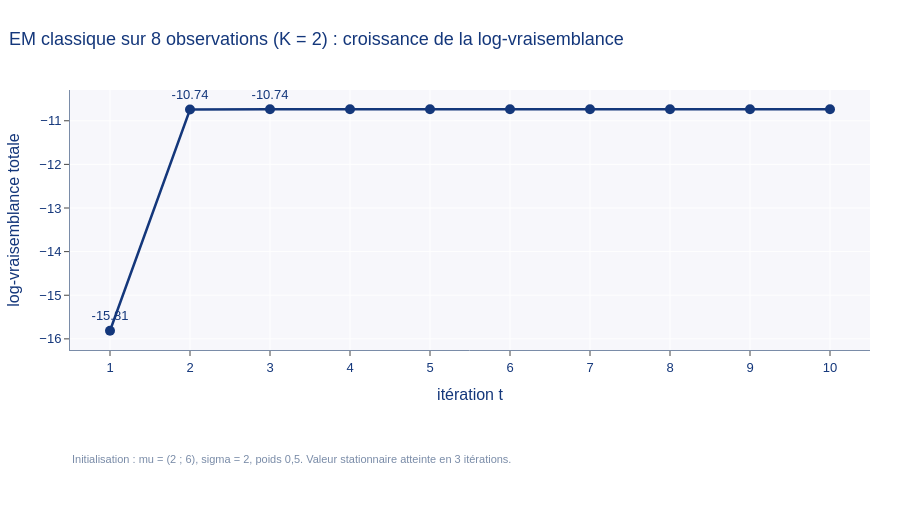

The notebook cell this image was saved under:
### Markdown cell above
## 3. Validation des implémentations
Avant toute comparaison, on vérifie que le code respecte les propriétés théoriques du chapitre 1 : croissance de la log-vraisemblance (EM) et de l'ELBO (EM variationnel), égalité F(q*, theta) = log-vraisemblance après l'étape E (Neal et Hinton), tableaux 1.4 (forward-backward) et 1.5, exemple à 8 observations.

### Code cell
M.exp00_validation()
figure("00_log_vraisemblance_8_points")
tableau("00_tableau_1_2_em_8_points")

### Figure 1 — Plotly figure (JSON) as saved in the notebook; plotly's stock layout.template omitted (floating-point values rounded to 4 significant figures)
{"data": [{"line": {"color": "#14377B", "width": 2.5}, "marker": {"size": 10}, "mode": "lines+markers+text", "name": "log-vraisemblance ℓ(θᵗ)", "text": ["-15.81", "-10.74", "-10.74", "", "", "", "", "", "", ""], "textposition": "top center", "type": "scatter", "x": [1, 2, 3, 4, 5, 6, 7, 8, 9, 10], "y": [-15.81, -10.74, -10.74, -10.74, -10.74, -10.74, -10.74, -10.74, -10.74, -10.74]}], "layout": {"annotations": [{"font": {"color": "#7A8CA8", "size": 11}, "showarrow": false, "text": "Initialisation : mu = (2 ; 6), sigma = 2, poids 0,5. Valeur stationnaire atteinte en 3 itérations.", "x": 0, "xanchor": "left", "xref": "paper", "y": -0.45, "yref": "paper"}], "colorway": ["#14377B", "#2E86C8", "#38A1E8", "#7A8CA8", "#E07B39", "#3C9D6E", "#B8C4D6", "#8E5BA8"], "font": {"color": "#14377B", "family": "Montserrat, Helvetica, Arial, sans-serif", "size": 13}, "height": 520, "legend": {"bgcolor": "white", "font": {"size": 13}, "orientation": "h", "x": 0, "xanchor": "left", "y": -0.22, "yanchor": "top"}, "margin": {"b": 170, "l": 70, "r": 30, "t": 90}, "paper_bgcolor": "white", "plot_bgcolor": "#F7F7FB", "title": {"font": {"color": "#14377B", "size": 18}, "text": "EM classique sur 8 observations (K = 2) : croissance de la log-vraisemblance", "x": 0.01}, "width": 900, "xaxis": {"dtick": 1, "gridcolor": "white", "linecolor": "#7A8CA8", "range": [0.5, 10.5], "showline": true, "ticks": "outside", "title": {"text": "itération t"}, "zeroline": false}, "yaxis": {"gridcolor": "white", "linecolor": "#7A8CA8", "showline": true, "ticks": "outside", "title": {"text": "log-vraisemblance totale"}, "zeroline": false}}}
